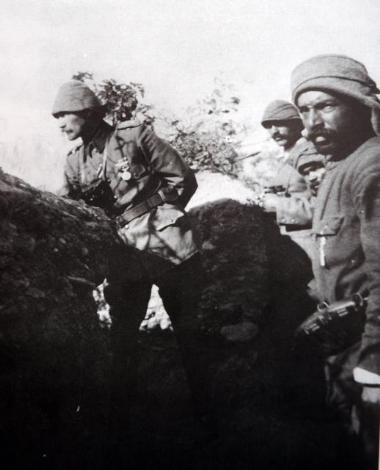
#> input picture images_for_HW2/im1.bmp, 380 x 470 px, found by its file name
$ python homework.py
#> lines starting #> are read from the running program, lines starting #| are printed output that depends on the picture
import os
import numpy as np
import cv2
from matplotlib import pyplot as plt

#READ ALL IMAGES
img1 = cv2.imread('/Users/utkupolat/Desktop/COMPE464-Homework2/images_for_HW2/im1.bmp',0)
#> img1: shape (470, 380); min 0, max 255, mean 102.8
img2 = cv2.imread('/Users/utkupolat/Desktop/COMPE464-Homework2/images_for_HW2/im2.bmp',0)
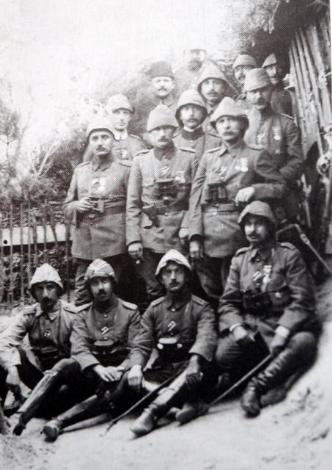
#> input picture images_for_HW2/im2.bmp, 332 x 470 px, found by its file name
#> img2: shape (470, 332); min 0, max 254, mean 138.1
img3 = cv2.imread('/Users/utkupolat/Desktop/COMPE464-Homework2/images_for_HW2/im3.bmp',0)
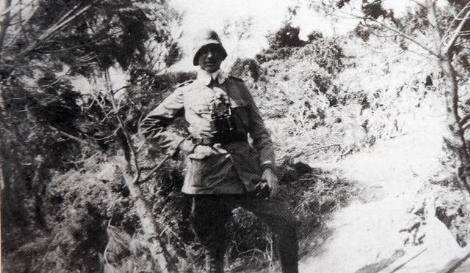
#> input picture images_for_HW2/im3.bmp, 470 x 273 px, found by its file name
#> img3: shape (273, 470); min 0, max 255, mean 132.8
img4 = cv2.imread('/Users/utkupolat/Desktop/COMPE464-Homework2/images_for_HW2/im4.jpg',0)
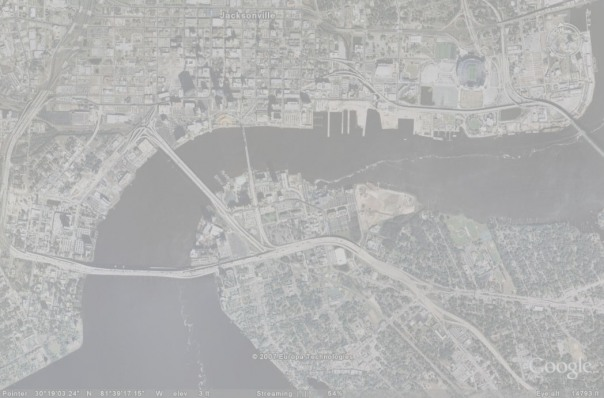
#> input picture images_for_HW2/im4.jpg, 604 x 398 px, found by its file name
#> img4: shape (398, 604); min 149, max 218, mean 178.6
################################


#HISTOGRAMS OF ALL INPUT IMAGES
plt.hist(img1.ravel(),256,[0,256])
#plt.show()

plt.hist(img2.ravel(),256,[0,256])
#plt.show()

plt.hist(img3.ravel(),256,[0,256])
#plt.show()

plt.hist(img4.ravel(),256,[0,256])
#plt.show()
################################


#APPLY THE HISTOGRAM EQUALIZATION ALL IMAGES AND SHOW THEIR HISTOGRAMS
img1HistEgu = cv2.equalizeHist(img1)
HistogramImage_1 = np.hstack((img1,img1HistEgu))
#cv2.imwrite('HistogramImage_1.png',HistogramImage_1)

plt.hist(HistogramImage_1.ravel(),256,[0,256])
#plt.show()

img2HistEgu = cv2.equalizeHist(img2)
HistogramImage_2 = np.hstack((img2,img2HistEgu))
#cv2.imwrite('HistogramImage_2.png',HistogramImage_2)

plt.hist(HistogramImage_2.ravel(),256,[0,256])
#plt.show()

img3HistEgu = cv2.equalizeHist(img3)
HistogramImage_3 = np.hstack((img3,img3HistEgu))
#cv2.imwrite('HistogramImage_3.png',HistogramImage_3)

plt.hist(HistogramImage_3.ravel(),256,[0,256])
#plt.show()

img4HistEgu = cv2.equalizeHist(img4)
HistogramImage_4 = np.hstack((img4,img4HistEgu))
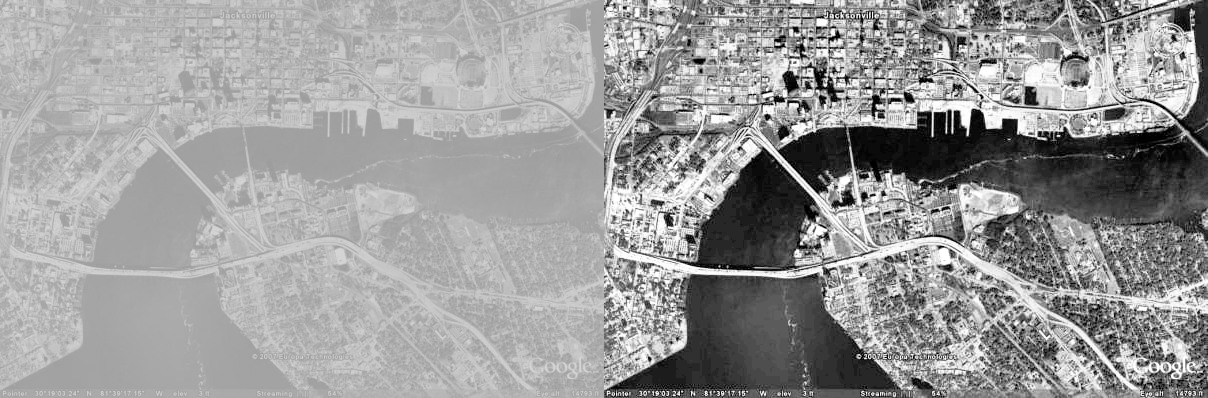
#> HistogramImage_4: shape (398, 1208); min 0, max 255, mean 154.6
#cv2.imwrite('HistogramImage_4.png',HistogramImage_4)

plt.hist(HistogramImage_4.ravel(),256,[0,256])
#plt.show()
#################################


#APPLY THE LOCAL HISTOGRAM EQUALIZATION OF ALL IMAGES AND SHOW THEIR HISTOGRAMS
localImage1 = cv2.createCLAHE(clipLimit=2.0, tileGridSize=(8,8))
localHist1 = localImage1.apply(img1)
#cv2.imwrite('LocalImage_1.jpg',localHist1)

plt.hist(localHist1.ravel(),256,[0,256])
plt.show()
#> figure, not shown here; tallest bar 3153 high, from x = 240 to 241; tallest bar 2417 high, from x = 248 to 249; tallest bar 1418 high, from x = 243 to 244

localImage2 = cv2.createCLAHE(clipLimit=2.0, tileGridSize=(8,8))
localHist2 = localImage2.apply(img2)
#cv2.imwrite('LocalImage_2.jpg',localHist2)

plt.hist(localHist2.ravel(),256,[0,256])
plt.show()
#> figure, not shown here; tallest bar 1471 high, from x = 241 to 242

localImage3 = cv2.createCLAHE(clipLimit=2.0, tileGridSize=(8,8))
localHist3 = localImage3.apply(img3)
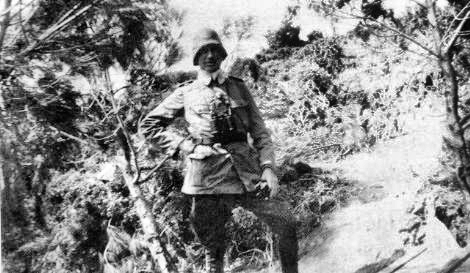
#> localHist3: shape (273, 470); min 0, max 255, mean 138.4
#cv2.imwrite('LocalImage_3.jpg',localHist3)

plt.hist(localHist3.ravel(),256,[0,256])
plt.show()
#> figure, not shown here; tallest bar 1197 high, from x = 239 to 240

localImage4 = cv2.createCLAHE(clipLimit=2.0, tileGridSize=(8,8))
localHist4 = localImage4.apply(img4)
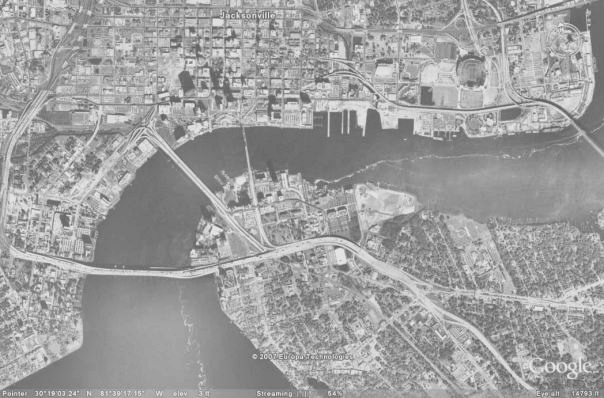
#> localHist4: shape (398, 604); min 92, max 233, mean 158.6
#cv2.imwrite('LocalImage_4.jpg',localHist4)

plt.hist(localHist4.ravel(),256,[0,256])
plt.show()
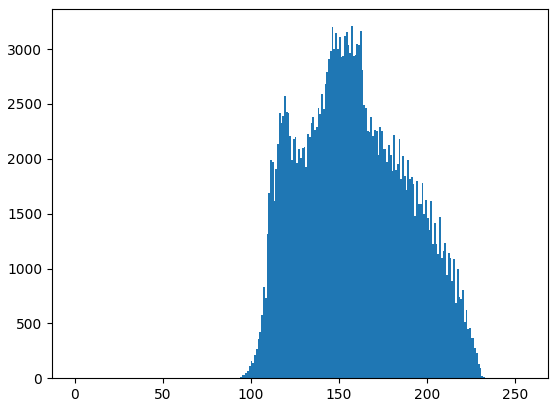
#> figure drawn by matplotlib, 1 panel; tallest bar 3209 high, from x = 157 to 158
#################################
